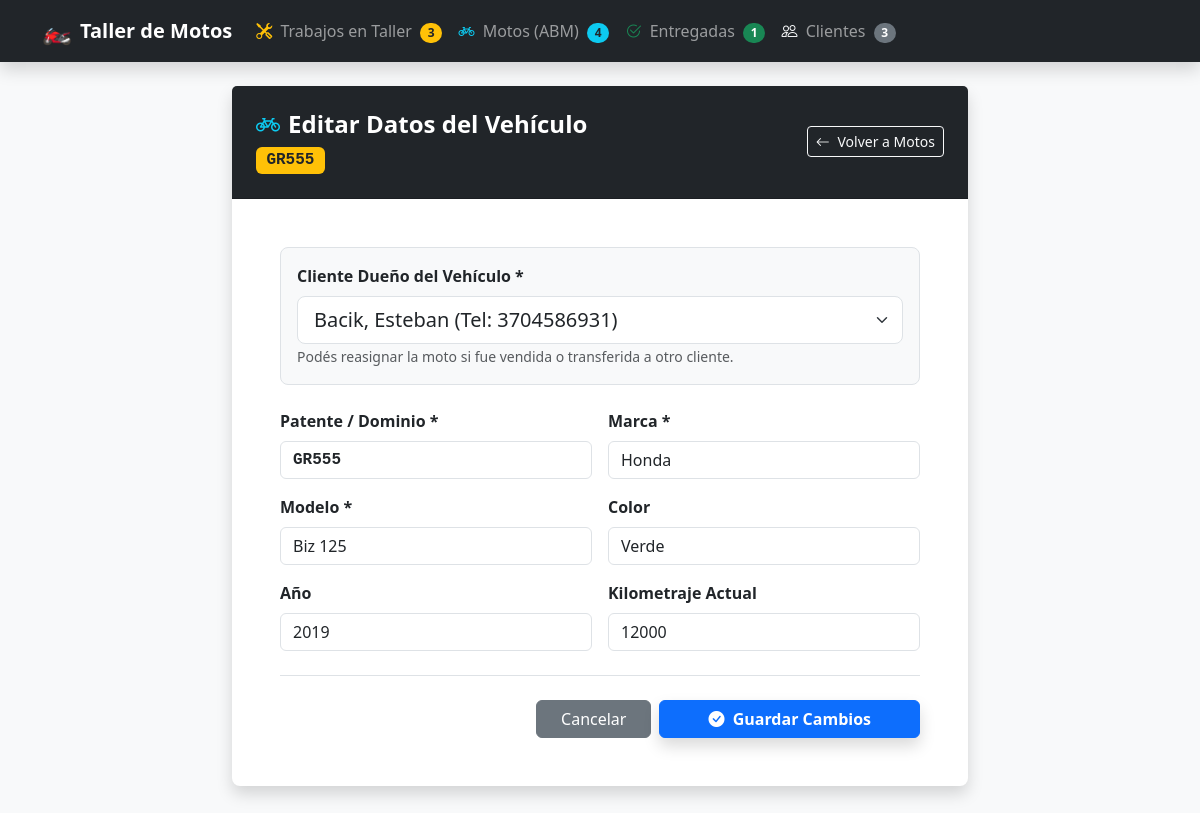
Page /editar_moto.php?id=4 on the committed database.
### tables this page shows
CREATE TABLE IF NOT EXISTS `motos` (
  `id_moto` INT AUTO_INCREMENT PRIMARY KEY,
  `id_cliente` INT NOT NULL,
  `marca` VARCHAR(50) NOT NULL,
  `modelo` VARCHAR(100) NOT NULL,
  `anio` INT NULL,
  `patente` VARCHAR(20) NOT NULL UNIQUE,
  `color` VARCHAR(30) NULL,
  `kilometraje` INT DEFAULT 0,
  `fecha_registro` TIMESTAMP DEFAULT CURRENT_TIMESTAMP,
  FOREIGN KEY (`id_cliente`) REFERENCES `clientes`(`id_cliente`) ON DELETE CASCADE
);

CREATE TABLE IF NOT EXISTS `clientes` (
  `id_cliente` INT AUTO_INCREMENT PRIMARY KEY,
  `nombre` VARCHAR(100) NOT NULL,
  `apellido` VARCHAR(100) NOT NULL,
  `telefono` VARCHAR(20) NOT NULL,
  `email` VARCHAR(100) NULL,
  `direccion` VARCHAR(200) NULL,
  `fecha_registro` TIMESTAMP DEFAULT CURRENT_TIMESTAMP
);

### editar_moto.php (the view, shortened to what this page needs)
<?php
require_once 'conexion.php';
$id_moto = intval($_GET['id'] ?? 0);
$stmt = $pdo->prepare("SELECT m.*, c.nombre AS cliente_nombre, c.apellido AS cliente_apellido
                       FROM motos m
                       INNER JOIN clientes c ON m.id_cliente = c.id_cliente
                       WHERE m.id_moto = :id");
$stmt->execute([':id' => $id_moto]);
$moto = $stmt->fetch();
$clientes = $pdo->query("SELECT id_cliente, nombre, apellido, telefono FROM clientes ORDER BY apellido ASC, nombre ASC")->fetchAll();
?>
<!DOCTYPE html>
<html lang="es">
<head>
    <link href="https://cdn.jsdelivr.net/npm/bootstrap@5.3.0/dist/css/bootstrap.min.css" rel="stylesheet">
    <link href="https://cdn.jsdelivr.net/npm/bootstrap-icons@1.10.5/font/bootstrap-icons.css" rel="stylesheet">
</head>
<body class="bg-light">
    <?php include 'navbar.php'; ?>
    <div class="container mb-5">
        <div class="row justify-content-center">
            <div class="col-lg-8">
                <div class="card shadow border-0 rounded-3">
                    <div class="card-header bg-dark text-white p-4">
                        <div class="d-flex justify-content-between align-items-center">
                            <div>
                                <h4 class="mb-1 fw-bold">
                                    <i class="bi bi-bicycle text-info me-2"></i>Editar Datos del Vehículo
                                </h4>
                                <span class="badge bg-warning text-dark font-monospace fs-6 mt-1">
                                    <?php echo htmlspecialchars($moto['patente']); ?>
                                </span>
                            </div>
                            <a href="motos.php" class="btn btn-outline-light btn-sm">
                                <i class="bi bi-arrow-left me-1"></i> Volver a Motos
                            </a>
                        </div>
                    </div>
                    <div class="card-body p-4 p-md-5">
                        <form action="actualizar_moto.php" method="POST">
                            <div class="mb-4 p-3 bg-light rounded-3 border">
                                <label class="form-label fw-bold text-dark">Cliente Dueño del Vehículo *</label>
                                <select name="id_cliente" class="form-select form-select-lg" required>
                                    <?php foreach ($clientes as $cli): ?>
                                        <option value="<?php echo $cli['id_cliente']; ?>" <?php echo ($cli['id_cliente'] == $moto['id_cliente']) ? 'selected' : ''; ?>>
                                            <?php echo htmlspecialchars($cli['apellido'] . ', ' . $cli['nombre'] . ' (Tel: ' . $cli['telefono'] . ')'); ?>
                                        </option>
                                    <?php endforeach; ?>
                                </select>
                                <small class="text-muted">Podés reasignar la moto si fue vendida o transferida a otro cliente.</small>
                            </div>
                            <div class="row g-3 mb-4">
                                <div class="col-md-6">
                                    <label class="form-label fw-semibold">Patente / Dominio *</label>
                                    <input type="text" name="patente" class="form-control text-uppercase font-monospace fw-bold"
                                           value="<?php echo htmlspecialchars($moto['patente']); ?>" required>
                                </div>
                                <div class="col-md-6">
                                    <label class="form-label fw-semibold">Marca *</label>
                                    <input type="text" name="marca" class="form-control"
                                           value="<?php echo htmlspecialchars($moto['marca']); ?>" required>
                                </div>
                                <div class="col-md-6">
                                    <label class="form-label fw-semibold">Modelo *</label>
                                    <input type="text" name="modelo" class="form-control"
                                           value="<?php echo htmlspecialchars($moto['modelo']); ?>" required>
                                </div>
                                <div class="col-md-6">
                                    <label class="form-label fw-semibold">Color</label>
                                    <input type="text" name="color" class="form-control"
                                           value="<?php echo htmlspecialchars($moto['color'] ?? ''); ?>">
                                </div>
                                <div class="col-md-6">
                                    <label class="form-label fw-semibold">Año</label>
                                    <input type="number" name="anio" class="form-control"
                                           value="<?php echo htmlspecialchars($moto['anio'] ?? ''); ?>" min="1970" max="2030">
                                </div>
                                <div class="col-md-6">
                                    <label class="form-label fw-semibold">Kilometraje Actual</label>
                                    <input type="number" name="kilometraje" class="form-control"
                                           value="<?php echo htmlspecialchars($moto['kilometraje'] ?? '0'); ?>" min="0">
                                </div>
                            </div>
                            <div class="d-flex justify-content-end gap-2 border-top pt-4">
                                <a href="motos.php" class="btn btn-secondary px-4">Cancelar</a>
                                <button type="submit" class="btn btn-primary px-5 fw-bold shadow">
                                    <i class="bi bi-check-circle-fill me-1"></i> Guardar Cambios
                                </button>
                            </div>
                        </form>
                    </div>
                </div>
            </div>
        </div>
    </div>
</body>
</html>

### rows in the picture
motos: patente "GR555", id_cliente "Bacik, Esteban (Tel: 3704586931)", marca "Honda", modelo "Biz 125", color "Verde", anio "2019", kilometraje "12000"

### other values in the picture
$totalActivas "3"
$totalMotos "4"
$totalEntregadas "1"
$totalClientes "3"
